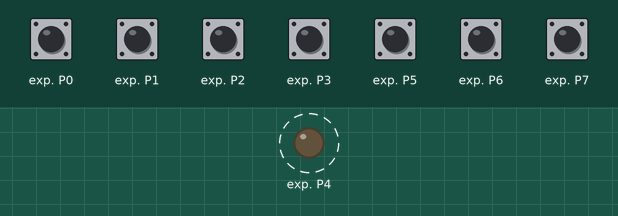
Simulated run of this program. Board: ESP32 board running MicroPython. Parts: output pins drawn as LEDs (lit = HIGH). Dashed ring = blinking. Inputs (shaded band) come from the test bench; at power-on: exp. P0–3, exp. P5–7 HIGH. What the program prints to the serial console is not drawn.

Above: at 0.2 s.
Timing chart, 0 to 4.7 s (numbered marks = the images above):
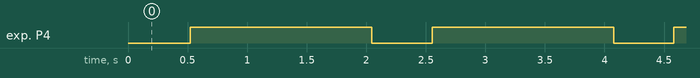

The program:

pcf8574_test-in-out.py
```python
"""PCF8574-Test mit vier Eingängen und vier Ausgängen am ESP32."""

from machine import I2C, Pin
import time


# Kabelfarben: VCC - rot, GND - blau
SDA_PIN = 21  # GPIO21 - SDA - gelb
SCL_PIN = 22  # GPIO22 - SCL - grün
I2C_ID = 0
I2C_FREQUENZ = 100_000
ADRESSE = 0x20  # PCF8574 häufig 0x20 bis 0x27; PCF8574A: 0x38 bis 0x3F

EINGANGSMASKE = 0x0F   # P0 bis P3
AUSGANGSMASKE = 0xF0   # P4 bis P7
AUSGANGSWECHSEL_MS = 500
SCHLEIFENPAUSE_MS = 20


def adressen_anzeigen(i2c):
    adressen = i2c.scan()
    print("Gefundene I2C-Adressen:", [hex(adresse) for adresse in adressen])
    return adressen


class PCF8574:
    """Minimale PCF8574-Ansteuerung für vier Eingänge und vier Ausgänge."""

    def __init__(self, i2c, adresse):
        self.i2c = i2c
        self.adresse = adresse
        self.ausgabewert = 0xFF
        self.schreiben(self.ausgabewert)

    def schreiben(self, wert):
        # P0 bis P3 müssen 1 bleiben, damit sie als Eingänge arbeiten.
        self.ausgabewert = (wert & AUSGANGSMASKE) | EINGANGSMASKE
        self.i2c.writeto(self.adresse, bytes((self.ausgabewert,)))

    def lesen(self):
        return self.i2c.readfrom(self.adresse, 1)[0]

    def eingaenge_lesen(self):
        return self.lesen() & EINGANGSMASKE

    def ausgaenge_schreiben(self, wert):
        self.schreiben((wert << 4) & AUSGANGSMASKE)


i2c = I2C(
    I2C_ID,
    sda=Pin(SDA_PIN),
    scl=Pin(SCL_PIN),
    freq=I2C_FREQUENZ,
)

print("PCF8574 Ein-/Ausgangstest")
if ADRESSE not in adressen_anzeigen(i2c):
    raise OSError(
        "PCF8574 nicht unter {} gefunden. ADRESSE prüfen.".format(hex(ADRESSE))
    )

pcf = PCF8574(i2c, ADRESSE)

print("P0 bis P3: Eingänge, Taster jeweils gegen GND")
print("P4 bis P7: Ausgänge, ein LOW-Signal läuft durch")

letzte_eingaenge = None
ausgangsnummer = 0
naechster_ausgangswechsel = time.ticks_ms()

try:
    while True:
        eingaenge = pcf.eingaenge_lesen()

        if eingaenge != letzte_eingaenge:
            print("Eingänge P3..P0: {:04b}".format(eingaenge))
            letzte_eingaenge = eingaenge

        jetzt = time.ticks_ms()
        if time.ticks_diff(jetzt, naechster_ausgangswechsel) >= 0:
            # Alle vier Ausgänge HIGH, genau einen Ausgang auf LOW setzen.
            ausgaenge = 0x0F & ~(1 << ausgangsnummer)
            pcf.ausgaenge_schreiben(ausgaenge)
            print(
                "Ausgänge P7..P4: {:04b} - P{} LOW".format(
                    ausgaenge,
                    ausgangsnummer + 4,
                )
            )

            ausgangsnummer = (ausgangsnummer + 1) % 4
            naechster_ausgangswechsel = time.ticks_add(
                jetzt,
                AUSGANGSWECHSEL_MS,
            )

        time.sleep_ms(SCHLEIFENPAUSE_MS)
finally:
    # Eingänge freigeben und alle Ausgänge auf HIGH setzen.
    pcf.schreiben(0xFF)
    print("Alle Ports HIGH/freigegeben.")
```

Measured:
- by itself, exp. P4: alternates HIGH for 1.5 s and LOW for 0.51 s
